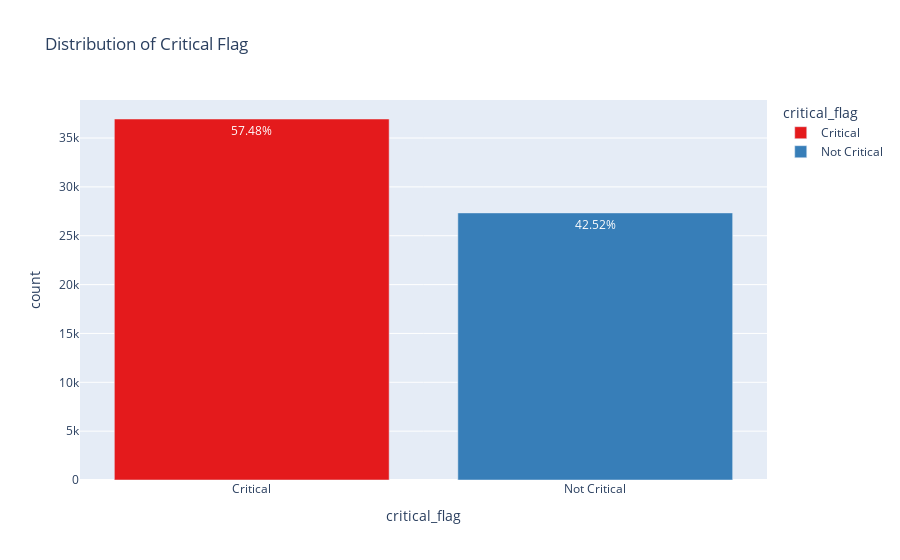

The code cell stored with this chart in its notebook:
### Code cell
df_crit = gdf['critical_flag'].value_counts().reset_index()
df_crit_2 = gdf['critical_flag'].value_counts(normalize=True).reset_index(name='percentage')
df_crit_2['percentage'] *= 100
df_crit = df_crit.merge(df_crit_2.round(2), on='critical_flag', how='left')

fig = px.bar(
    df_crit,
    x='critical_flag',
    y='count',
    color='critical_flag',
    title='Distribution of Critical Flag',
    color_discrete_sequence=px.colors.qualitative.Set1,
    text=df_crit['percentage'].apply(lambda x: f'{x}%')
)
fig.show()

### Figure 1 — Plotly figure (JSON) as saved in the notebook; plotly's stock layout.template omitted (floating-point values rounded to 4 significant figures)
{"data": [{"hovertemplate": "critical_flag=%{x}<br>count=%{y}<br>text=%{text}<extra></extra>", "legendgroup": "Critical", "marker": {"color": "rgb(228,26,28)", "pattern": {"shape": ""}}, "name": "Critical", "orientation": "v", "showlegend": true, "text": ["57.48%"], "textposition": "auto", "type": "bar", "x": ["Critical"], "xaxis": "x", "y": [36949], "yaxis": "y"}, {"hovertemplate": "critical_flag=%{x}<br>count=%{y}<br>text=%{text}<extra></extra>", "legendgroup": "Not Critical", "marker": {"color": "rgb(55,126,184)", "pattern": {"shape": ""}}, "name": "Not Critical", "orientation": "v", "showlegend": true, "text": ["42.52%"], "textposition": "auto", "type": "bar", "x": ["Not Critical"], "xaxis": "x", "y": [27337], "yaxis": "y"}], "layout": {"barmode": "relative", "legend": {"title": {"text": "critical_flag"}, "tracegroupgap": 0}, "title": {"text": "Distribution of Critical Flag"}, "xaxis": {"anchor": "y", "categoryarray": ["Critical", "Not Critical"], "categoryorder": "array", "domain": [0, 1], "title": {"text": "critical_flag"}}, "yaxis": {"anchor": "x", "domain": [0, 1], "title": {"text": "count"}}}}
